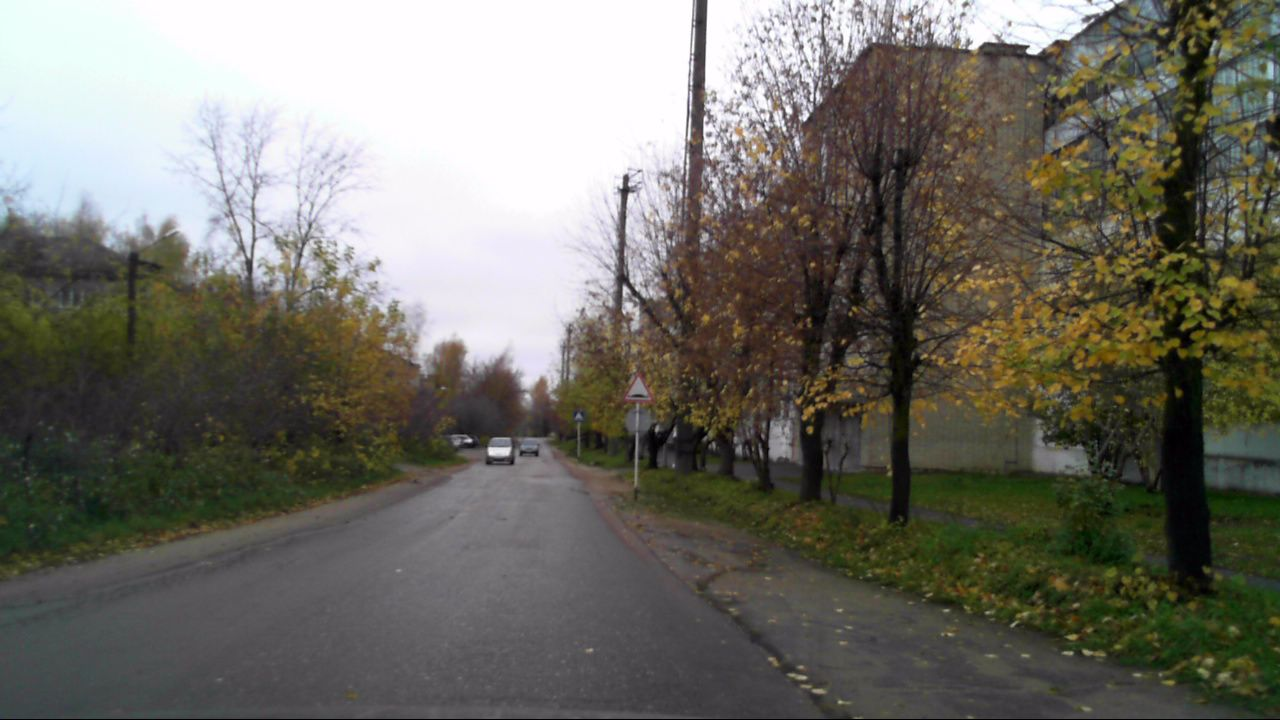
#> input picture assets/example_image.png, 1280 x 720 px; its folder holds only this picture in this run
$ python -i dataset_test.py   (imports and definitions only)
#> lines starting #> are read from the running program, lines starting #| are printed output that depends on the picture
import os
import json
from collections import defaultdict
from typing import Any
from pycocotools.coco import COCO
from pprint import pprint
from torch.utils.data import Dataset
from typing import Dict, List, Tuple
from tqdm import tqdm
import cv2
import numpy as np
import matplotlib.pyplot as plt
from matplotlib.figure import Figure
from datetime import datetime

# image_path, bbox, category


class COCODataset(Dataset):
    # [41 lines left out: functions __init__, _read_annotations_for_recognition, _read_annotations_for_detections, not called in this run]

    def __len__(self) -> int:
        return len(self.samples_info)

    def __getitem__(self, index) -> Any:
        return self.samples_info[index]


# [169 lines left out: functions extract_datetime_from_filename, plot_sample, get_image_from_recognition_sample, get_class_statistics, get_classes_with_enough_encounters, plot_recognition_samples_in_the_grid and 5 more, not called in this run]


def check_hist_equalization(path: str) -> None:
#> called with path = 'assets/example_image.png'
    bgr_image: np.ndarray = cv2.imread(path)
#> bgr_image is the input picture: shape (720, 1280, 3); mean B, G, R 101.4, 109.9, 111.5
    rgb_image = cv2.cvtColor(bgr_image, cv2.COLOR_BGR2RGB)
    gray_img = cv2.cvtColor(bgr_image, cv2.COLOR_BGR2GRAY)
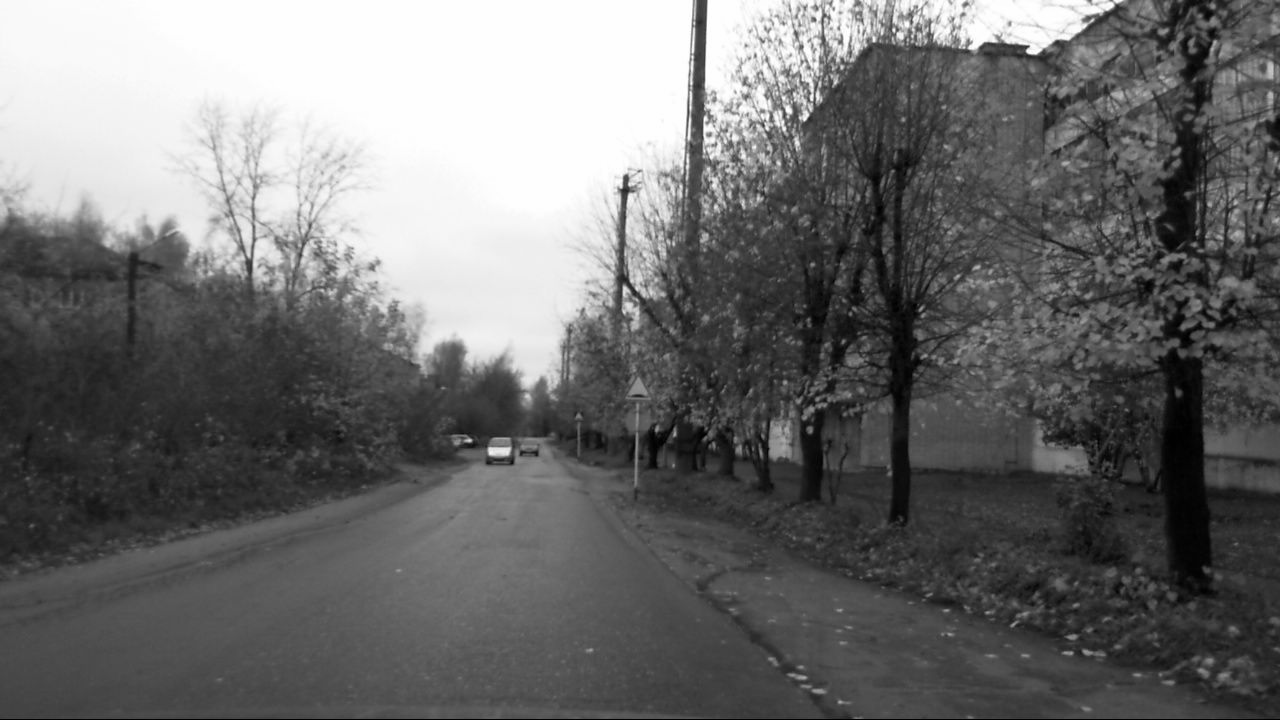
#> gray_img: shape (720, 1280); min 0, max 255, mean 109.4
    eq_img = cv2.equalizeHist(gray_img)
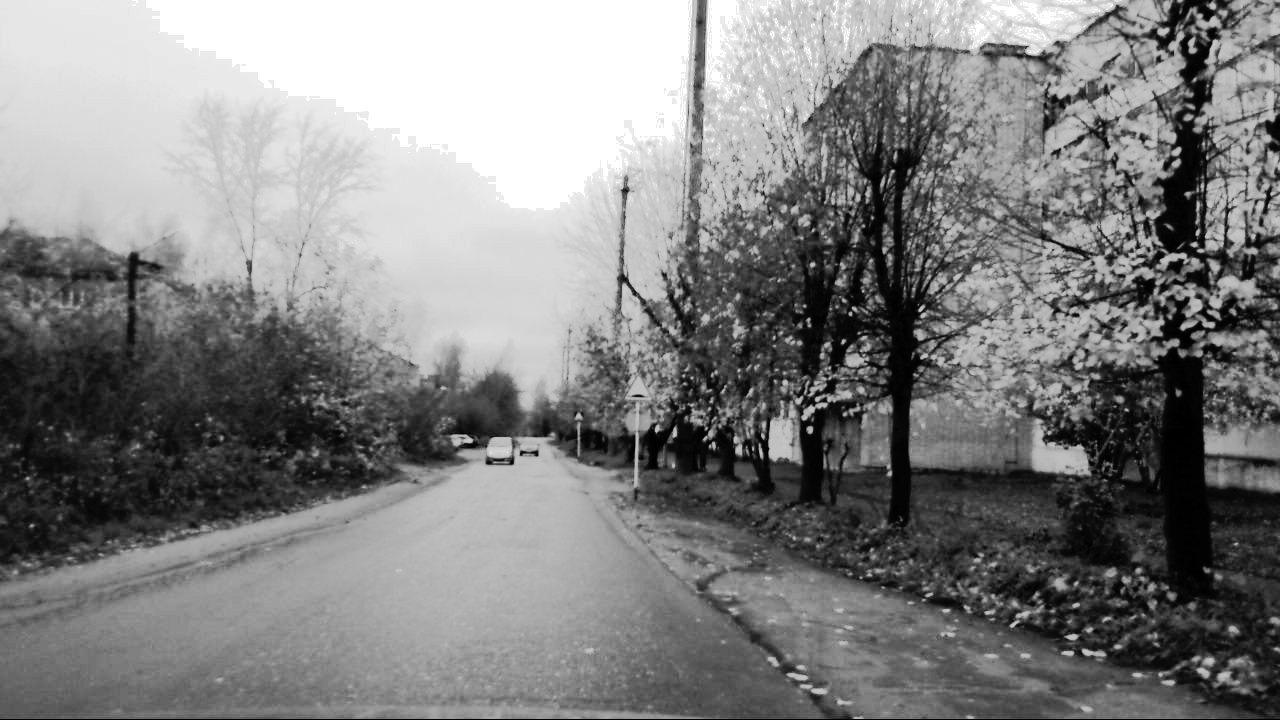
#> eq_img: shape (720, 1280); min 0, max 255, mean 129.1
    fig, (rgb_ax, gray_ax) = plt.subplots(1, 2)
    rgb_ax.imshow(rgb_image)
    gray_ax.imshow(eq_img, cmap="gray")
    path_basename = os.path.basename(path)
    path_basename = os.path.splitext(path_basename)[0]
    output_path = f"{path_basename}_Equalized.png"
    pprint(output_path)
    fig.savefig(output_path)
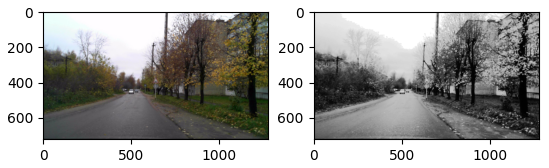
#> figure drawn by matplotlib, 2 panels
    plt.close(fig)


# [8 lines left out: function draw_equalized, not called in this run]


# [2 lines not run here, left out]

>>> result = check_hist_equalization('assets/example_image.png')
